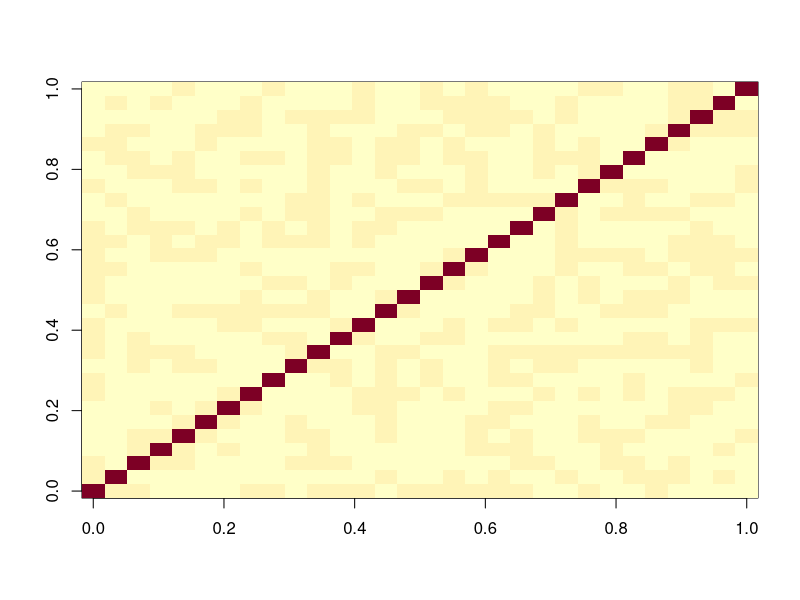
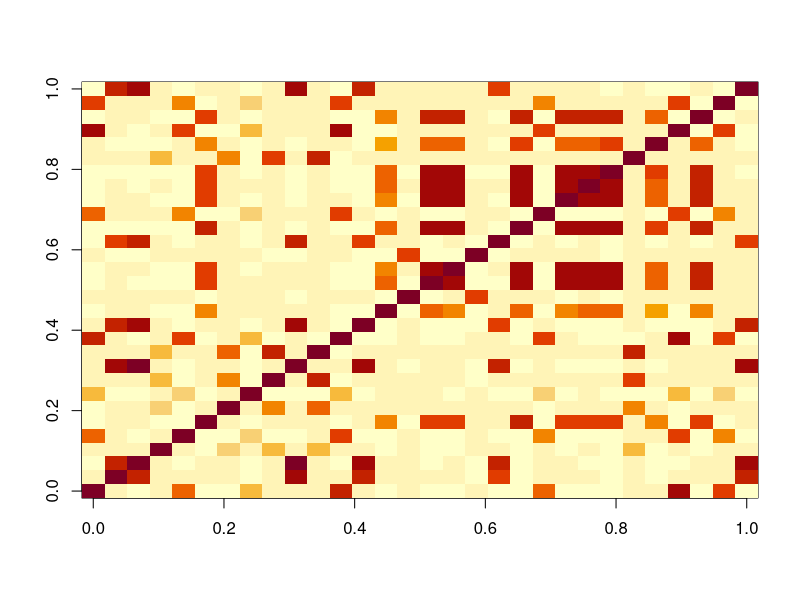
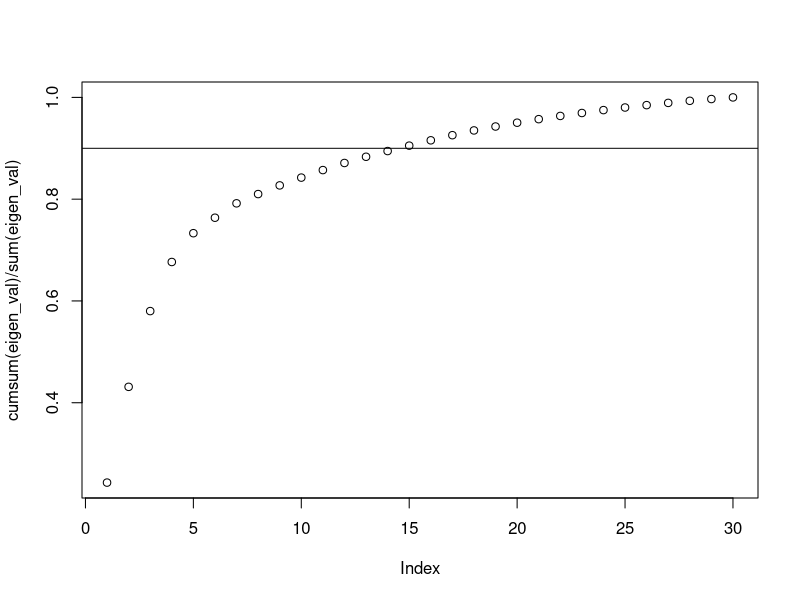
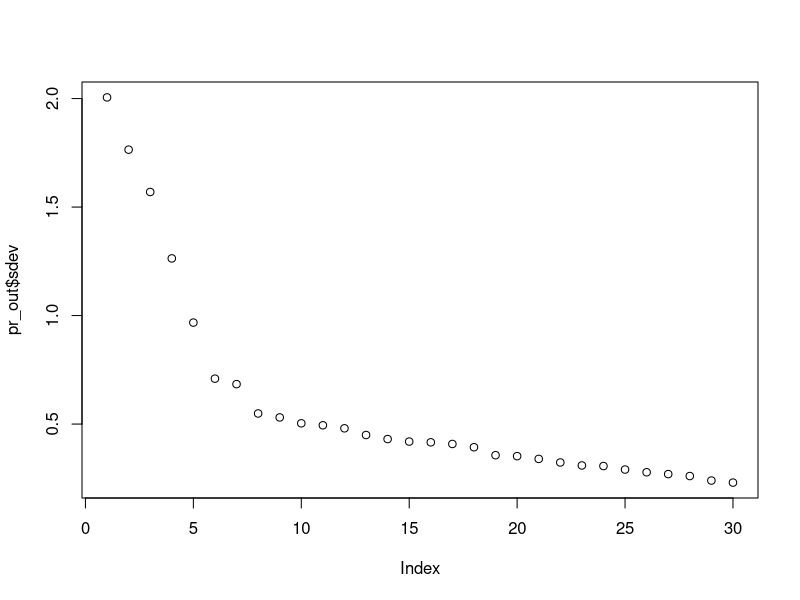
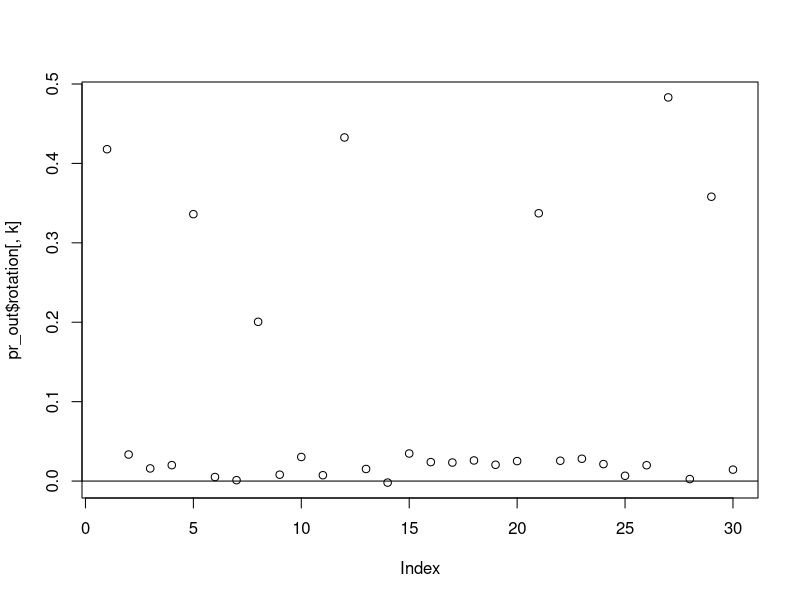
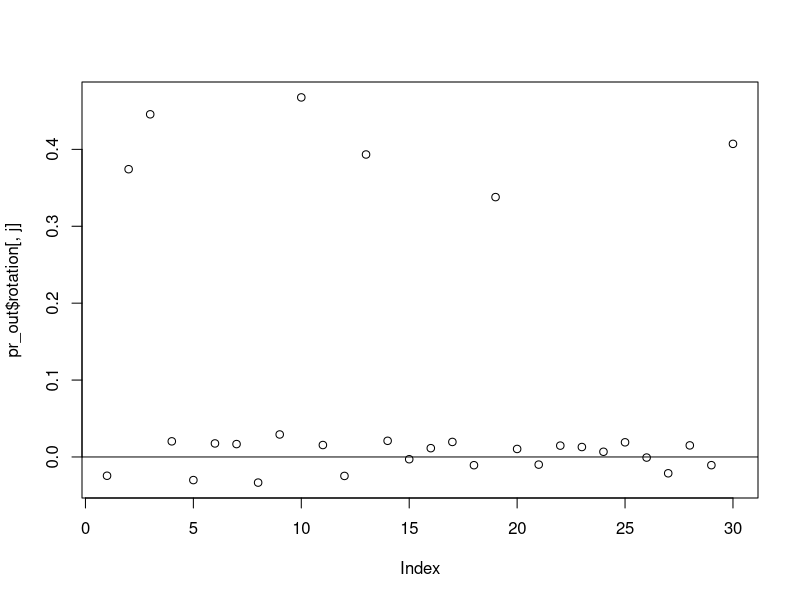

Recreate these plots in R, in order.
## ---- chunk 1

hidden_p <- 5
observ_p <- 30
prob <- NULL # runif(hidden_p)
h2o <- sample(hidden_p,   #hidden to observed
              observ_p,
              replace=TRUE,
              prob=prob)
h2o <- sort(h2o)
sample_size <- 1000
hidden_z <- sapply(
  seq_len(hidden_p),
  function(x) rnorm(sample_size))
corrs <- runif(observ_p, 0.3, 0.8)

#create five groups of colinear stuff
observ_x <- mapply(
  function(i, corr) {
  hidden_z[, i] * corr + rnorm(sample_size) * (1 - corr) *100
    },
  h2o, corrs)

#observ_x is what you often see, but there is still hidden stuff

image(cor(observ_x))

#This looks weird to what we expect. It doesn't look like five groups
#if we sort instead it works


h2o <- sample(hidden_p,   #hidden to observed
              observ_p,
              replace=TRUE,
              prob=prob)

sample_size <- 1000
hidden_z <- sapply(
  seq_len(hidden_p),
  function(x) rnorm(sample_size))

#This effects how things are correlated!
corrs <- runif(observ_p, 0.3, 0.8)

#create five groups of colinear stuff
observ_x <- mapply(
  function(i, corr) {
  hidden_z[, i] * corr + rnorm(sample_size) * (1 - corr)
    },
  h2o, corrs)

#observ_x is what you often see, but there is still hidden stuff

image(cor(observ_x))


## ---- chunk 2

beta <- runif(hidden_p, -10, 10)
noise <- rnorm(sample_size, sd=10)
#hard to measure hidden forces!
#we can only measure x, but x is only correlated to hidden stuff
y <- hidden_z %*% beta + noise
df <- data.frame(y, observ_x)

#y depends on the hidden stuff not x


## ---- chunk 3
#training data set, first 800 points (80 percent)
train <- 1:800

ols <- lm(y ~ ., df, subset=train)
length(ols$residual) #correct length

#predict on points we didn't use to train
ols_pred <- predict(ols, df[-train,])

#error: differrence between measured values against predict. Mean of this squared MSE!
mean((df$y[-train] - ols_pred)^2)

#run ols 

#PCA TIME
#only input X, (feature matrix) into the PCA function
pr_out <- prcomp(observ_x, scale=FALSE)

#scale is used because Xs might not be in the same unit, so mean = 0, sd = 1
class(pr_out)

#it has its own class
names(pr_out)

#squared value of sdev is eigenvalue
eigen_val <- pr_out$sdev^2 

#cumulative sum as a fraction of total eigenvalues
plot(cumsum(eigen_val) / sum(eigen_val))
abline(h=.9)
#here after the 5th point, the slope tapers off! This is directly related to the hidden_p value at the beginning. It should help show you how many important hidden features there are. 

#it is the percent of variabilitiy caputured by the first k components

#If you don't know what to choose, 90% variability is a good point 


plot(pr_out$sdev)
#Very similar, but not as interpretable as percent of variability. 

#These steps is how k is chosen.

#K is the dimension of W. Data came n x p. We need to shrink it to k. If you don't have
#a clear cut, use 90%

#we don't want to keep all the variability because not all features provide useful
#information. Some of them are so colinear, they just add noise. 

cutoff <- 5

#now we are looking at x

#only pull out first k columns

dim(pr_out$x)
dim(observ_x)
#these will be the same, but we choose a cutoff. 



W <- pr_out$x[, 1:cutoff]
df_w <- data.frame(y, W)


#PCA doesn't have to be lm. It could be ridge or lasso too
#should be like the ols from above
pca <- lm(y ~ ., df_w, subset=train)
#same prediction
pca_pred <- predict(pca, df_w[-train,])

#prediction error
mean((df_w$y[-train] - pca_pred)^2)

#that was the classic view of PCA 
## ---- chunk 4
k <- 3
plot(pr_out$rotation[,k])
abline(h = 0)
which(abs(pr_out$rotation[, k]) > 0.2)

#what is the truth we should be comparing to?

pr_out <- prcomp(observ_x)


test_x <- scale(observ_x, scale = FALSE) %*%
pr_out$rotation
pr_out$x

#Now looking at rotation

head(observ_x, 1 ) %*% pr_out$rotation[,1]





#k is which column are we going to examine

j <- 2
plot(pr_out$rotation[, j])
abline(h = 0)
which(abs(pr_out$rotation[, j]) > 0.2)
# what is the truth we should be comparing to?


#What is rotation. Matrix (30 x 30 in this case)
dim(pr_out$rotation)
#it is actually p x p rather than p x k to give you more columns

head(pr_out$rotation[,k])
#kth eigenvector which correspods with the kth largest value (most significant) value


#this will always be 1. Property of rotation matrix
sum(pr_out$rotation[,k]^2)







